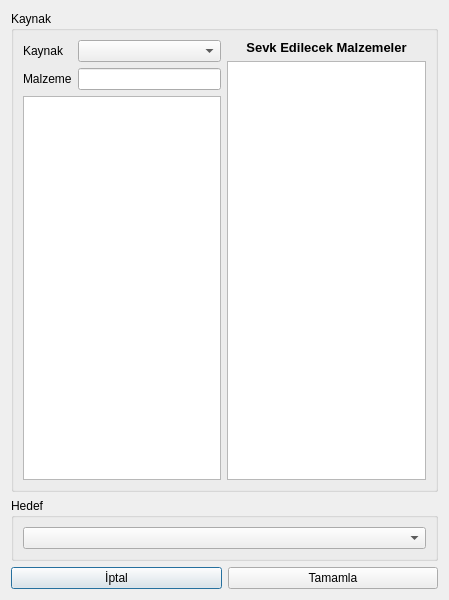
<?xml version="1.0" encoding="UTF-8"?>
<ui version="4.0">
 <class>MalzemeCikDialog</class>
 <widget class="QDialog" name="MalzemeCikDialog">
  <property name="geometry">
   <rect>
    <x>0</x>
    <y>0</y>
    <width>449</width>
    <height>600</height>
   </rect>
  </property>
  <property name="windowTitle">
   <string>Dialog</string>
  </property>
  <layout class="QVBoxLayout" name="verticalLayout_3">
   <item>
    <widget class="QGroupBox" name="groupBox">
     <property name="title">
      <string>Kaynak</string>
     </property>
     <layout class="QHBoxLayout" name="horizontalLayout">
      <item>
       <layout class="QVBoxLayout" name="verticalLayout_4">
        <item>
         <layout class="QGridLayout" name="gridLayout">
          <item row="0" column="1">
           <widget class="QComboBox" name="comboBox_source"/>
          </item>
          <item row="0" column="0">
           <widget class="QLabel" name="label">
            <property name="text">
             <string>Kaynak</string>
            </property>
           </widget>
          </item>
          <item row="1" column="1">
           <widget class="QLineEdit" name="lineEdit_filter"/>
          </item>
          <item row="1" column="0">
           <widget class="QLabel" name="label_3">
            <property name="text">
             <string>Malzeme</string>
            </property>
           </widget>
          </item>
         </layout>
        </item>
        <item>
         <widget class="QListView" name="listView_currentStock">
          <property name="editTriggers">
           <set>QAbstractItemView::NoEditTriggers</set>
          </property>
          <property name="alternatingRowColors">
           <bool>true</bool>
          </property>
          <property name="selectionBehavior">
           <enum>QAbstractItemView::SelectRows</enum>
          </property>
         </widget>
        </item>
       </layout>
      </item>
      <item>
       <layout class="QVBoxLayout" name="verticalLayout">
        <item>
         <widget class="QLabel" name="label_4">
          <property name="text">
           <string>&lt;html&gt;&lt;head/&gt;&lt;body&gt;&lt;p align=&quot;center&quot;&gt;&lt;span style=&quot; font-size:10pt; font-weight:600;&quot;&gt;Sevk Edilecek Malzemeler&lt;/span&gt;&lt;/p&gt;&lt;/body&gt;&lt;/html&gt;</string>
          </property>
         </widget>
        </item>
        <item>
         <widget class="QListView" name="listView_selectedStock">
          <property name="editTriggers">
           <set>QAbstractItemView::NoEditTriggers</set>
          </property>
          <property name="alternatingRowColors">
           <bool>true</bool>
          </property>
          <property name="selectionBehavior">
           <enum>QAbstractItemView::SelectRows</enum>
          </property>
         </widget>
        </item>
       </layout>
      </item>
     </layout>
    </widget>
   </item>
   <item>
    <widget class="QGroupBox" name="groupBox_2">
     <property name="title">
      <string>Hedef</string>
     </property>
     <layout class="QVBoxLayout" name="verticalLayout_2">
      <item>
       <widget class="QComboBox" name="comboBox_destination"/>
      </item>
     </layout>
    </widget>
   </item>
   <item>
    <layout class="QHBoxLayout" name="horizontalLayout_3">
     <item>
      <widget class="QPushButton" name="pushButton_cancel">
       <property name="text">
        <string>İptal</string>
       </property>
      </widget>
     </item>
     <item>
      <widget class="QPushButton" name="pushButton_ok">
       <property name="text">
        <string>Tamamla</string>
       </property>
      </widget>
     </item>
    </layout>
   </item>
  </layout>
 </widget>
 <resources/>
 <connections/>
</ui>
